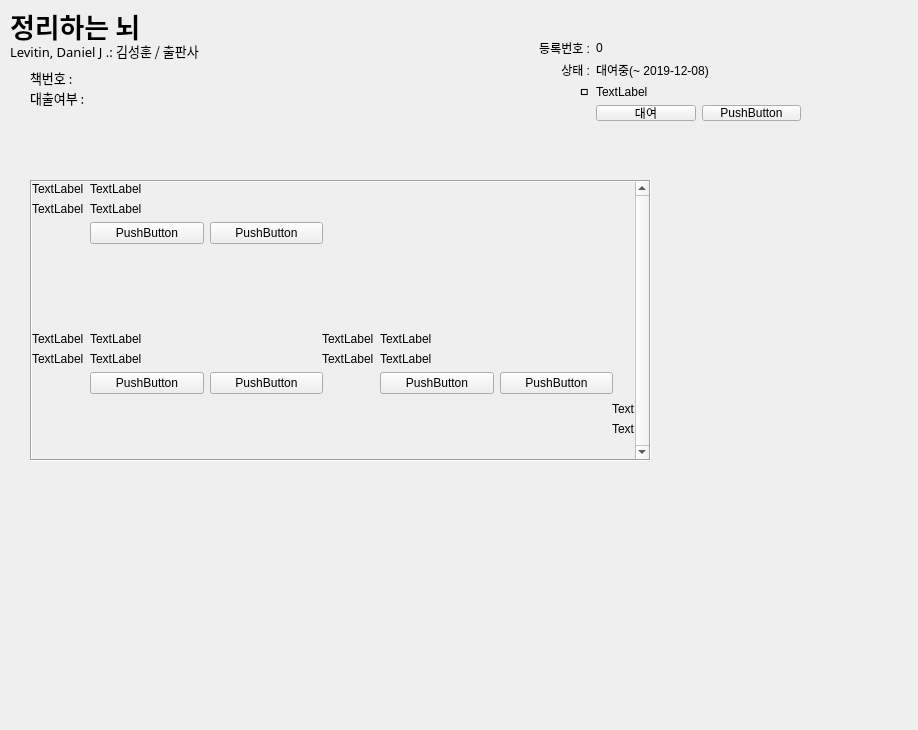
<?xml version="1.0" encoding="UTF-8"?>
<ui version="4.0">
 <class>Form</class>
 <widget class="QWidget" name="Form">
  <property name="geometry">
   <rect>
    <x>0</x>
    <y>0</y>
    <width>918</width>
    <height>730</height>
   </rect>
  </property>
  <property name="windowTitle">
   <string>Form</string>
  </property>
  <widget class="QLabel" name="label">
   <property name="geometry">
    <rect>
     <x>10</x>
     <y>0</y>
     <width>311</width>
     <height>51</height>
    </rect>
   </property>
   <property name="font">
    <font>
     <family>나눔고딕</family>
     <pointsize>20</pointsize>
     <weight>75</weight>
     <bold>true</bold>
    </font>
   </property>
   <property name="text">
    <string>정리하는 뇌</string>
   </property>
  </widget>
  <widget class="QLabel" name="label_2">
   <property name="geometry">
    <rect>
     <x>10</x>
     <y>40</y>
     <width>621</width>
     <height>21</height>
    </rect>
   </property>
   <property name="font">
    <font>
     <family>나눔고딕</family>
     <pointsize>10</pointsize>
    </font>
   </property>
   <property name="text">
    <string>Levitin, Daniel J .: 김성훈 / 출판사</string>
   </property>
  </widget>
  <widget class="QLabel" name="label_3">
   <property name="geometry">
    <rect>
     <x>30</x>
     <y>70</y>
     <width>58</width>
     <height>16</height>
    </rect>
   </property>
   <property name="font">
    <font>
     <family>나눔고딕</family>
     <pointsize>10</pointsize>
    </font>
   </property>
   <property name="text">
    <string>책번호 :</string>
   </property>
  </widget>
  <widget class="QLabel" name="label_4">
   <property name="geometry">
    <rect>
     <x>30</x>
     <y>90</y>
     <width>91</width>
     <height>16</height>
    </rect>
   </property>
   <property name="font">
    <font>
     <family>나눔고딕</family>
     <pointsize>10</pointsize>
    </font>
   </property>
   <property name="text">
    <string>대출여부 :</string>
   </property>
  </widget>
  <widget class="QScrollArea" name="scrollArea">
   <property name="geometry">
    <rect>
     <x>30</x>
     <y>180</y>
     <width>621</width>
     <height>281</height>
    </rect>
   </property>
   <property name="frameShape">
    <enum>QFrame::Box</enum>
   </property>
   <property name="frameShadow">
    <enum>QFrame::Sunken</enum>
   </property>
   <property name="lineWidth">
    <number>1</number>
   </property>
   <property name="midLineWidth">
    <number>0</number>
   </property>
   <property name="verticalScrollBarPolicy">
    <enum>Qt::ScrollBarAlwaysOn</enum>
   </property>
   <property name="horizontalScrollBarPolicy">
    <enum>Qt::ScrollBarAsNeeded</enum>
   </property>
   <property name="sizeAdjustPolicy">
    <enum>QAbstractScrollArea::AdjustIgnored</enum>
   </property>
   <property name="widgetResizable">
    <bool>true</bool>
   </property>
   <property name="alignment">
    <set>Qt::AlignCenter</set>
   </property>
   <widget class="QWidget" name="scrollAreaWidgetContents">
    <property name="geometry">
     <rect>
      <x>0</x>
      <y>0</y>
      <width>600</width>
      <height>277</height>
     </rect>
    </property>
    <widget class="QWidget" name="formLayoutWidget">
     <property name="geometry">
      <rect>
       <x>0</x>
       <y>0</y>
       <width>291</width>
       <height>151</height>
      </rect>
     </property>
     <layout class="QFormLayout" name="formLayout">
      <item row="0" column="0">
       <widget class="QLabel" name="label_5">
        <property name="text">
         <string>TextLabel</string>
        </property>
       </widget>
      </item>
      <item row="0" column="1">
       <widget class="QLabel" name="label_6">
        <property name="text">
         <string>TextLabel</string>
        </property>
       </widget>
      </item>
      <item row="1" column="0">
       <widget class="QLabel" name="label_7">
        <property name="text">
         <string>TextLabel</string>
        </property>
       </widget>
      </item>
      <item row="1" column="1">
       <widget class="QLabel" name="label_8">
        <property name="text">
         <string>TextLabel</string>
        </property>
       </widget>
      </item>
      <item row="2" column="1">
       <layout class="QHBoxLayout" name="horizontalLayout">
        <item>
         <widget class="QPushButton" name="pushButton_2">
          <property name="text">
           <string>PushButton</string>
          </property>
         </widget>
        </item>
        <item>
         <widget class="QPushButton" name="pushButton_3">
          <property name="text">
           <string>PushButton</string>
          </property>
         </widget>
        </item>
       </layout>
      </item>
     </layout>
    </widget>
    <widget class="QWidget" name="formLayoutWidget_3">
     <property name="geometry">
      <rect>
       <x>0</x>
       <y>150</y>
       <width>291</width>
       <height>151</height>
      </rect>
     </property>
     <layout class="QFormLayout" name="formLayout_3">
      <item row="0" column="0">
       <widget class="QLabel" name="label_13">
        <property name="text">
         <string>TextLabel</string>
        </property>
       </widget>
      </item>
      <item row="0" column="1">
       <widget class="QLabel" name="label_14">
        <property name="text">
         <string>TextLabel</string>
        </property>
       </widget>
      </item>
      <item row="1" column="0">
       <widget class="QLabel" name="label_15">
        <property name="text">
         <string>TextLabel</string>
        </property>
       </widget>
      </item>
      <item row="1" column="1">
       <widget class="QLabel" name="label_16">
        <property name="text">
         <string>TextLabel</string>
        </property>
       </widget>
      </item>
      <item row="2" column="1">
       <layout class="QHBoxLayout" name="horizontalLayout_3">
        <item>
         <widget class="QPushButton" name="pushButton_6">
          <property name="text">
           <string>PushButton</string>
          </property>
         </widget>
        </item>
        <item>
         <widget class="QPushButton" name="pushButton_7">
          <property name="text">
           <string>PushButton</string>
          </property>
         </widget>
        </item>
       </layout>
      </item>
     </layout>
    </widget>
    <widget class="QWidget" name="formLayoutWidget_4">
     <property name="geometry">
      <rect>
       <x>290</x>
       <y>150</y>
       <width>291</width>
       <height>151</height>
      </rect>
     </property>
     <layout class="QFormLayout" name="formLayout_4">
      <item row="0" column="0">
       <widget class="QLabel" name="label_17">
        <property name="text">
         <string>TextLabel</string>
        </property>
       </widget>
      </item>
      <item row="0" column="1">
       <widget class="QLabel" name="label_18">
        <property name="text">
         <string>TextLabel</string>
        </property>
       </widget>
      </item>
      <item row="1" column="0">
       <widget class="QLabel" name="label_19">
        <property name="text">
         <string>TextLabel</string>
        </property>
       </widget>
      </item>
      <item row="1" column="1">
       <widget class="QLabel" name="label_20">
        <property name="text">
         <string>TextLabel</string>
        </property>
       </widget>
      </item>
      <item row="2" column="1">
       <layout class="QHBoxLayout" name="horizontalLayout_4">
        <item>
         <widget class="QPushButton" name="pushButton_8">
          <property name="text">
           <string>PushButton</string>
          </property>
         </widget>
        </item>
        <item>
         <widget class="QPushButton" name="pushButton_9">
          <property name="text">
           <string>PushButton</string>
          </property>
         </widget>
        </item>
       </layout>
      </item>
     </layout>
    </widget>
    <widget class="QWidget" name="formLayoutWidget_5">
     <property name="geometry">
      <rect>
       <x>580</x>
       <y>220</y>
       <width>291</width>
       <height>151</height>
      </rect>
     </property>
     <layout class="QFormLayout" name="formLayout_5">
      <item row="0" column="0">
       <widget class="QLabel" name="label_21">
        <property name="text">
         <string>TextLabel</string>
        </property>
       </widget>
      </item>
      <item row="0" column="1">
       <widget class="QLabel" name="label_22">
        <property name="text">
         <string>TextLabel</string>
        </property>
       </widget>
      </item>
      <item row="1" column="0">
       <widget class="QLabel" name="label_23">
        <property name="text">
         <string>TextLabel</string>
        </property>
       </widget>
      </item>
      <item row="1" column="1">
       <widget class="QLabel" name="label_24">
        <property name="text">
         <string>TextLabel</string>
        </property>
       </widget>
      </item>
      <item row="2" column="1">
       <layout class="QHBoxLayout" name="horizontalLayout_5">
        <item>
         <widget class="QPushButton" name="pushButton_10">
          <property name="text">
           <string>PushButton</string>
          </property>
         </widget>
        </item>
        <item>
         <widget class="QPushButton" name="pushButton_11">
          <property name="text">
           <string>PushButton</string>
          </property>
         </widget>
        </item>
       </layout>
      </item>
     </layout>
    </widget>
   </widget>
  </widget>
  <widget class="QWidget" name="formLayoutWidget_2">
   <property name="geometry">
    <rect>
     <x>510</x>
     <y>40</y>
     <width>291</width>
     <height>81</height>
    </rect>
   </property>
   <layout class="QFormLayout" name="form">
    <item row="0" column="0">
     <widget class="QLabel" name="label_9">
      <property name="minimumSize">
       <size>
        <width>80</width>
        <height>0</height>
       </size>
      </property>
      <property name="text">
       <string>등록번호 :</string>
      </property>
      <property name="alignment">
       <set>Qt::AlignRight|Qt::AlignTrailing|Qt::AlignVCenter</set>
      </property>
     </widget>
    </item>
    <item row="0" column="1">
     <widget class="QLabel" name="label_10">
      <property name="text">
       <string>0</string>
      </property>
     </widget>
    </item>
    <item row="1" column="0">
     <widget class="QLabel" name="label_11">
      <property name="minimumSize">
       <size>
        <width>80</width>
        <height>0</height>
       </size>
      </property>
      <property name="text">
       <string>상태 :</string>
      </property>
      <property name="alignment">
       <set>Qt::AlignRight|Qt::AlignTrailing|Qt::AlignVCenter</set>
      </property>
     </widget>
    </item>
    <item row="1" column="1">
     <widget class="QLabel" name="label_12">
      <property name="text">
       <string>대여중(~ 2019-12-08)</string>
      </property>
     </widget>
    </item>
    <item row="2" column="0">
     <widget class="QLabel" name="label_26">
      <property name="minimumSize">
       <size>
        <width>80</width>
        <height>0</height>
       </size>
      </property>
      <property name="text">
       <string>ㅁ</string>
      </property>
      <property name="alignment">
       <set>Qt::AlignRight|Qt::AlignTrailing|Qt::AlignVCenter</set>
      </property>
     </widget>
    </item>
    <item row="2" column="1">
     <widget class="QLabel" name="label_25">
      <property name="text">
       <string>TextLabel</string>
      </property>
     </widget>
    </item>
    <item row="3" column="1">
     <layout class="QHBoxLayout" name="horizontalLayout_2">
      <item>
       <widget class="QPushButton" name="pushButton_4">
        <property name="text">
         <string>대여</string>
        </property>
       </widget>
      </item>
      <item>
       <widget class="QPushButton" name="pushButton_5">
        <property name="text">
         <string>PushButton</string>
        </property>
       </widget>
      </item>
     </layout>
    </item>
   </layout>
  </widget>
 </widget>
 <resources/>
 <connections/>
</ui>
